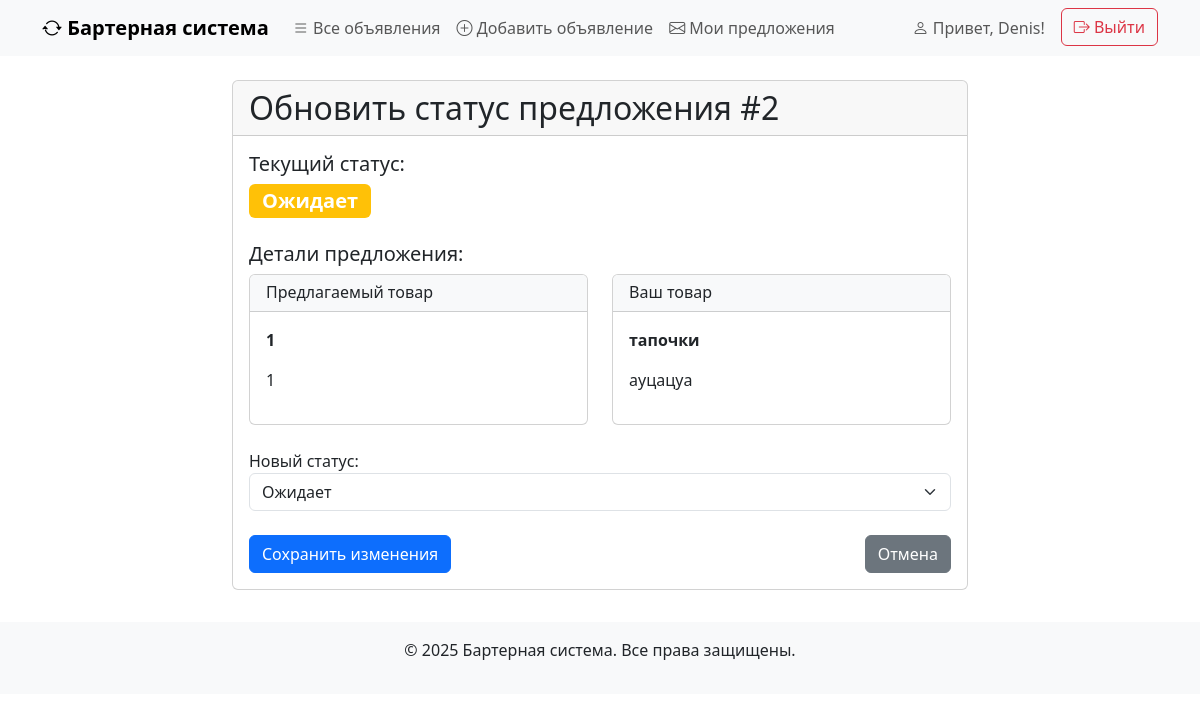
The page /proposal/2/update/ (signed in) on the database its author committed.
### ads/models.py (models this page shows, shortened)
class ExchangeProposal(models.Model):
    STATUS_CHOICES = [
        ('pending', 'Ожидает'),
        ('accepted', 'Принята'),
        ('rejected', 'Отклонена'),
    ]
    ad_sender = models.ForeignKey(
        Ad,
        on_delete=models.CASCADE,
        related_name='sent_proposals',
        verbose_name='Предлагаемое объявление'
    )
    ad_receiver = models.ForeignKey(
        Ad,
        on_delete=models.CASCADE,
        related_name='received_proposals',
        verbose_name='Запрашиваемое объявление'
    )
    comment = models.TextField(verbose_name='Комментарий')
    status = models.CharField(
        max_length=20,
        choices=STATUS_CHOICES,
        default='pending',
        verbose_name='Статус'
    )
    created_at = models.DateTimeField(auto_now_add=True, verbose_name='Дата создания')
    def get_status_display(self):
        return dict(self.STATUS_CHOICES).get(self.status, self.status)

class Ad(models.Model):
    CATEGORY_CHOICES = [
        ('electronics', 'Электроника'),
        ('books', 'Книги'),
        ('clothes', 'Одежда'),
        ('furniture', 'Мебель'),
        ('other', 'Другое'),
    ]
    CONDITION_CHOICES = [
        ('new', 'Новый'),
        ('used', 'Б/у'),
        ('broken', 'Требует ремонта'),
    ]
    user = models.ForeignKey(
        User,
        on_delete=models.CASCADE,
        related_name='ads',
        verbose_name='Пользователь'
    )
    title = models.CharField(max_length=200, verbose_name='Заголовок')
    description = models.TextField(verbose_name='Описание')
    image_url = models.URLField(blank=True, null=True, verbose_name='Ссылка на изображение')
    category = models.CharField(max_length=50, choices=CATEGORY_CHOICES, verbose_name='Категория')
    condition = models.CharField(max_length=20, choices=CONDITION_CHOICES, verbose_name='Состояние')
    created_at = models.DateTimeField(auto_now_add=True, verbose_name='Дата создания')

### ads/views.py (the view, shortened to what this page needs)
class ExchangeProposalUpdateView(LoginRequiredMixin, UpdateView):
    model = ExchangeProposal
    form_class = ExchangeProposalStatusForm
    template_name = 'ads/proposal_update_form.html'
    def get_queryset(self):
        return ExchangeProposal.objects.filter(
            ad_receiver__user=self.request.user
        ).select_related('ad_sender', 'ad_receiver')
    def get_context_data(self, **kwargs):
        context = super().get_context_data(**kwargs)
        context['title'] = 'Обновить статус предложения'
        context['proposal'] = self.object
        return context

### ads/views.py
class ExchangeProposalStatusForm(forms.ModelForm):
    class Meta:
        model = ExchangeProposal
        fields = ['status']
        widgets = {
            'status': forms.Select(attrs={'class': 'form-select'}),
        }
        labels = {
            'status': 'Новый статус',
        }

### ads/templates/ads/proposal_update_form.html (shortened to what this page needs)
{% extends 'ads/base.html' %}
{% block content %}
<div class="row justify-content-center">
    <div class="col-md-8">
        <div class="card">
            <div class="card-header">
                <h2 class="mb-0">Обновить статус предложения #{{ proposal.id }}</h2>
            </div>
            <div class="card-body">
                <div class="mb-4">
                    <h5>Текущий статус:</h5>
                    <span class="badge
                        {% if proposal.status == 'pending' %}bg-warning
                        {% elif proposal.status == 'accepted' %}bg-success
                        {% else %}bg-danger{% endif %} fs-5">
                        {{ proposal.get_status_display }}
                    </span>
                </div>
                <div class="mb-4">
                    <h5>Детали предложения:</h5>
                    <div class="row">
                        <div class="col-md-6">
                            <div class="card">
                                <div class="card-header bg-light">
                                    <h6 class="mb-0">Предлагаемый товар</h6>
                                </div>
                                <div class="card-body">
                                    <p><strong>{{ proposal.ad_sender.title }}</strong></p>
                                    <p class="text-truncate">{{ proposal.ad_sender.description }}</p>
                                </div>
                            </div>
                        </div>
                        <div class="col-md-6">
                            <div class="card">
                                <div class="card-header bg-light">
                                    <h6 class="mb-0">Ваш товар</h6>
                                </div>
                                <div class="card-body">
                                    <p><strong>{{ proposal.ad_receiver.title }}</strong></p>
                                    <p class="text-truncate">{{ proposal.ad_receiver.description }}</p>
                                </div>
                            </div>
                        </div>
                    </div>
                </div>
                <form method="post">
                    <div class="mb-3">
                        {{ form.status.label_tag }}
                        {{ form.status }}
                    </div>
                    <div class="d-flex justify-content-between mt-4">
                        <button type="submit" class="btn btn-primary">Сохранить изменения</button>
                        <a href="{% url 'proposal-detail' proposal.pk %}" class="btn btn-secondary">Отмена</a>
                    </div>
                </form>
            </div>
        </div>
    </div>
</div>
{% endblock %}

### ads/templates/ads/base.html (shortened to what this page needs)
<!DOCTYPE html>
<html lang="ru">
<head>
    <link href="https://cdn.jsdelivr.net/npm/bootstrap@5.3.0/dist/css/bootstrap.min.css" rel="stylesheet">
    <link rel="stylesheet" href="https://cdn.jsdelivr.net/npm/bootstrap-icons@1.10.0/font/bootstrap-icons.css">
</head>
<body>
    <nav class="navbar navbar-expand-lg navbar-light bg-light">
        <div class="container">
            <a class="navbar-brand" href="{% url 'ad-list' %}">
                <i class="bi bi-arrow-repeat"></i> Бартерная система
            </a>
            <div class="collapse navbar-collapse" id="navbarNav">
                <ul class="navbar-nav me-auto">
                    <li class="nav-item">
                        <a class="nav-link" href="{% url 'ad-list' %}">
                            <i class="bi bi-list"></i> Все объявления
                        </a>
                    </li>
                    <li class="nav-item">
                        <a class="nav-link" href="{% url 'ad-create' %}">
                            <i class="bi bi-plus-circle"></i> Добавить объявление
                        </a>
                    </li>
                    <li class="nav-item">
                        <a class="nav-link" href="{% url 'proposal-list' %}">
                            <i class="bi bi-envelope"></i> Мои предложения
                        </a>
                    </li>
                </ul>
                <div class="d-flex">
                    {% if user.is_authenticated %}
                        <span class="navbar-text me-3">
                            <i class="bi bi-person"></i> Привет, {{ user.username }}!
                        </span>
                        <form action="{% url 'logout' %}" method="post" class="logout-form">
                            <button type="submit" class="btn btn-outline-danger">
                                <i class="bi bi-box-arrow-right"></i> Выйти
                            </button>
                        </form>
                    {% endif %}
                </div>
            </div>
        </div>
    </nav>
    <div class="container my-4">
        {% block content %}{% endblock %}
    </div>
    <footer class="text-center">
        <div class="container">
            <p>&copy; {% now "Y" %} Бартерная система. Все права защищены.</p>
        </div>
    </footer>
</body>
</html>

### ads/templates/ads/base.html (style rules this page uses)
.navbar-brand { font-weight: 700; }
footer { margin-top: 2rem; padding: 1rem 0; background-color: #f8f9fa; }
.logout-form { display: inline; }

### rows shown on the page
ExchangeProposal: id "2", status "Ожидает", ad_sender "1", ad_sender.description "1", ad_receiver "тапочки", ad_receiver.description "ауцацуа"

### other values the page prints
{{ user.username }} "Denis"
